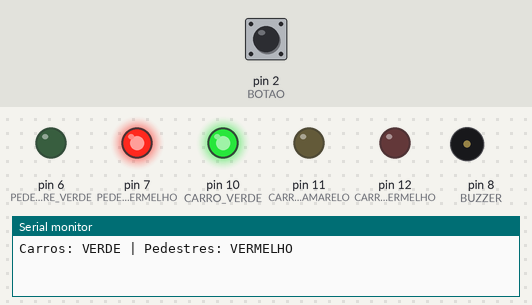
Bench run of a sketch on a simulated Arduino Uno, built with avr-gcc and run on an emulated ATmega328P. Shown: output pins drawn as LEDs (lit = HIGH), buzzer (waves = sounding), the last lines printed to the serial monitor. The test bench sets the inputs (shaded band); at power-on: pin 2 (BOTAO) HIGH.

Above: at 1.2 s.
1.3 s: pin 2 (BOTAO) pulled LOW for 0.15 s
At 5.8 s:
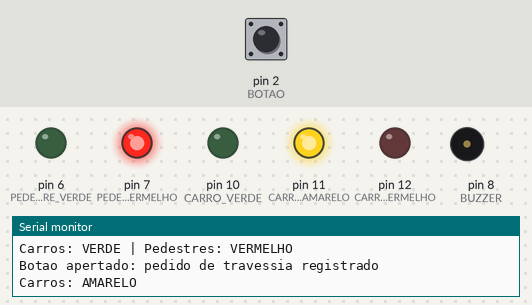
At 7.3 s:
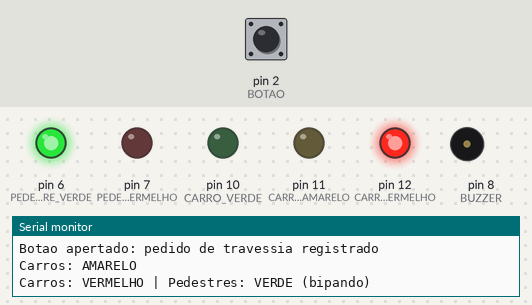
Timing chart, 0 to 13.4 s (numbered marks = the images above; inputs shaded):
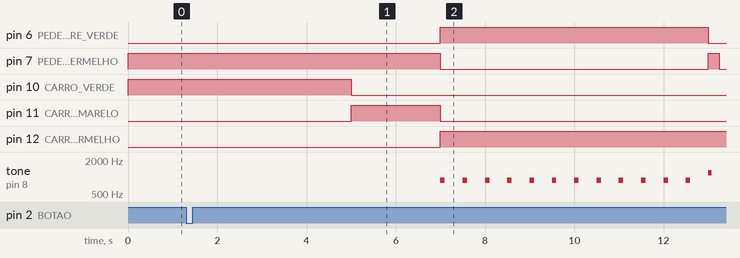

The sketch:

semaforo.ino
```cpp
/*
  Semáforo com botão de pedestre e sinal sonoro
  ---------------------------------------------
  Semáforo de carros (vermelho, amarelo, verde) e de pedestres
  (vermelho, verde). Quando alguém aperta o botão, o semáforo dos carros
  fecha e o dos pedestres abre. Enquanto os pedestres podem atravessar,
  o buzzer bipa, como nos semáforos sonoros para pessoas cegas.

  Ligações (cada LED com resistor de 220 ohms em série, catodo no GND):
    LED vermelho dos carros  -> pino 12
    LED amarelo dos carros   -> pino 11
    LED verde dos carros     -> pino 10
    LED vermelho do pedestre -> pino 7
    LED verde do pedestre    -> pino 6
    Botão                    -> pino 2 e GND (usa o resistor interno, INPUT_PULLUP)
    Buzzer (+)               -> pino 8 (o outro terminal no GND)

  Autora: Júlia Roberta Quoos Alves (ohtopico.com.br)
  Licença: MIT
*/

const int CARRO_VERMELHO    = 12;
const int CARRO_AMARELO     = 11;
const int CARRO_VERDE       = 10;
const int PEDESTRE_VERMELHO = 7;
const int PEDESTRE_VERDE    = 6;
const int BOTAO             = 2;
const int BUZZER            = 8;

// Tempos em milissegundos (1000 ms = 1 segundo)
const unsigned long VERDE_MINIMO    = 5000;  // verde mínimo para os carros
const unsigned long TEMPO_AMARELO   = 2000;
const unsigned long TEMPO_TRAVESSIA = 6000;  // pedestre atravessando
const int PISCADAS_FINAIS           = 6;     // vermelho do pedestre piscando

bool pedidoDePedestre = false;
unsigned long inicioDoVerde = 0;

// Avisa o compilador que estas funções existem mais abaixo
void abrirParaCarros();
void travessiaDePedestres();

void setup() {
  pinMode(CARRO_VERMELHO, OUTPUT);
  pinMode(CARRO_AMARELO, OUTPUT);
  pinMode(CARRO_VERDE, OUTPUT);
  pinMode(PEDESTRE_VERMELHO, OUTPUT);
  pinMode(PEDESTRE_VERDE, OUTPUT);
  pinMode(BUZZER, OUTPUT);
  pinMode(BOTAO, INPUT_PULLUP);  // solto = HIGH, apertado = LOW
  Serial.begin(9600);

  abrirParaCarros();
}

// Acende só os LEDs que recebem HIGH
void luzes(int vermelho, int amarelo, int verde, int pedVermelho, int pedVerde) {
  digitalWrite(CARRO_VERMELHO, vermelho);
  digitalWrite(CARRO_AMARELO, amarelo);
  digitalWrite(CARRO_VERDE, verde);
  digitalWrite(PEDESTRE_VERMELHO, pedVermelho);
  digitalWrite(PEDESTRE_VERDE, pedVerde);
}

void abrirParaCarros() {
  luzes(LOW, LOW, HIGH, HIGH, LOW);
  inicioDoVerde = millis();
  pedidoDePedestre = false;
  Serial.println("Carros: VERDE | Pedestres: VERMELHO");
}

void travessiaDePedestres() {
  // 1) Amarelo para os carros
  luzes(LOW, HIGH, LOW, HIGH, LOW);
  Serial.println("Carros: AMARELO");
  delay(TEMPO_AMARELO);

  // 2) Vermelho para os carros, verde para os pedestres, com bipes
  luzes(HIGH, LOW, LOW, LOW, HIGH);
  Serial.println("Carros: VERMELHO | Pedestres: VERDE (bipando)");
  unsigned long inicio = millis();
  while (millis() - inicio < TEMPO_TRAVESSIA) {
    tone(BUZZER, 880, 100);   // bipe curto
    delay(500);               // ritmo lento: pode atravessar
  }

  // 3) Vermelho do pedestre piscando com bipes rápidos: termine a travessia
  digitalWrite(PEDESTRE_VERDE, LOW);
  Serial.println("Pedestres: VERMELHO PISCANDO");
  for (int i = 0; i < PISCADAS_FINAIS; i++) {
    digitalWrite(PEDESTRE_VERMELHO, HIGH);
    tone(BUZZER, 1200, 80);
    delay(250);
    digitalWrite(PEDESTRE_VERMELHO, LOW);
    delay(250);
  }
  noTone(BUZZER);

  abrirParaCarros();
}

void loop() {
  // Guarda o pedido assim que o botão é apertado, mesmo que o carro
  // ainda não tenha cumprido o verde mínimo.
  if (digitalRead(BOTAO) == LOW && !pedidoDePedestre) {
    pedidoDePedestre = true;
    Serial.println("Botao apertado: pedido de travessia registrado");
  }

  // Só fecha para os carros depois do verde mínimo
  if (pedidoDePedestre && millis() - inicioDoVerde >= VERDE_MINIMO) {
    travessiaDePedestres();
  }
}
```

Measured:
- after the input at 1.3 s, pin 6 (PEDESTRE_VERDE): LOW → HIGH after 5.7 s, → LOW 6.0 s later; pin 7 (PEDESTRE_VERMELHO): HIGH → LOW after 5.7 s, → HIGH 6.0 s later, → LOW 0.25 s later; pin 10 (CARRO_VERDE): HIGH → LOW after 3.7 s; pin 11 (CARRO_AMARELO): LOW → HIGH after 3.7 s, → LOW 2.0 s later; pin 12 (CARRO_VERMELHO): LOW → HIGH after 5.7 s
